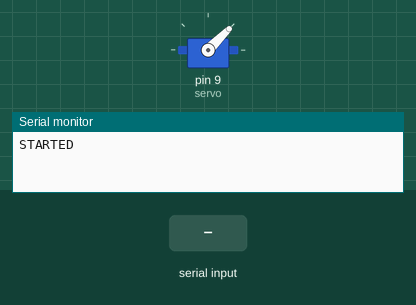
Bench run of a sketch on a simulated Arduino Uno, built with avr-gcc and run on an emulated ATmega328P. On the bench: servo, the last lines printed to the serial monitor. The inputs (shaded band) are chosen by the test bench.

Above: at 1.2 s.
1.3 s: "MOVE1\n" received over Serial
At 1.77 s:
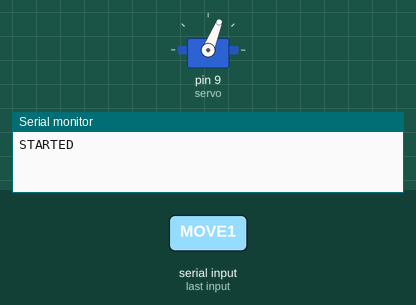
At 2.9 s:
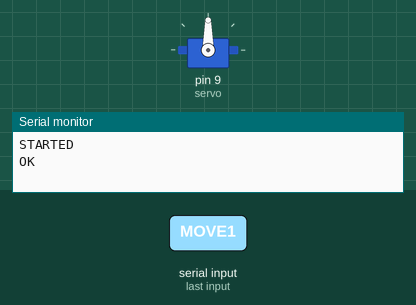
3.7 s: "MOVE\n" received over Serial
At 5.9 s:
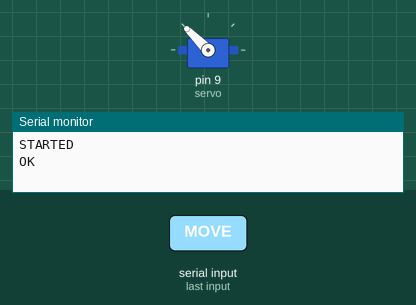
Timing chart, 0 to 10.0 s (numbered marks = the images above; inputs shaded):
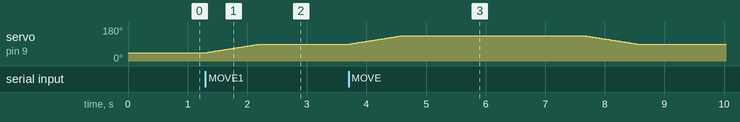

Measured:
- after the input at 1.3 s, servo on pin 9 (servo): moves from 45° to 90° over 0.88 s, starting at once
- after the input at 3.7 s, servo on pin 9 (servo): rises from 90° to 135° in 0.88 s, then falls to 90° in 3.9 s

The sketch:

tapdano.ino
```cpp
#include <Servo.h>

Servo servo;

void setup() {
  Serial.begin(9600);
  servo.attach(9);
  servo.write(45);
  Serial.println("STARTED");
}

void loop() {
  if (Serial.available() > 0) {
    String command = Serial.readStringUntil('\n');
    command.trim();
    if (command == "MOVE") {
      moveServo(45);
      delay(3000);
      moveServo(-45);
      Serial.println("OK");
    }
    if (command == "MOVE1") {
      moveServo(45);
      Serial.println("OK");
    }
    if (command == "MOVE2") {
      moveServo(-45);
      Serial.println("OK");
    }
  }
}

void moveServo(int speed) {
  int pos = servo.read();
  if (speed < 0) {
    for (int i = pos; i >= pos + speed; i--) {
      servo.write(i);
      delay(20);
    }
  } else {
    for (int i = pos; i <= pos + speed; i++) {
      servo.write(i);
      delay(20);
    }
  }
}
```
